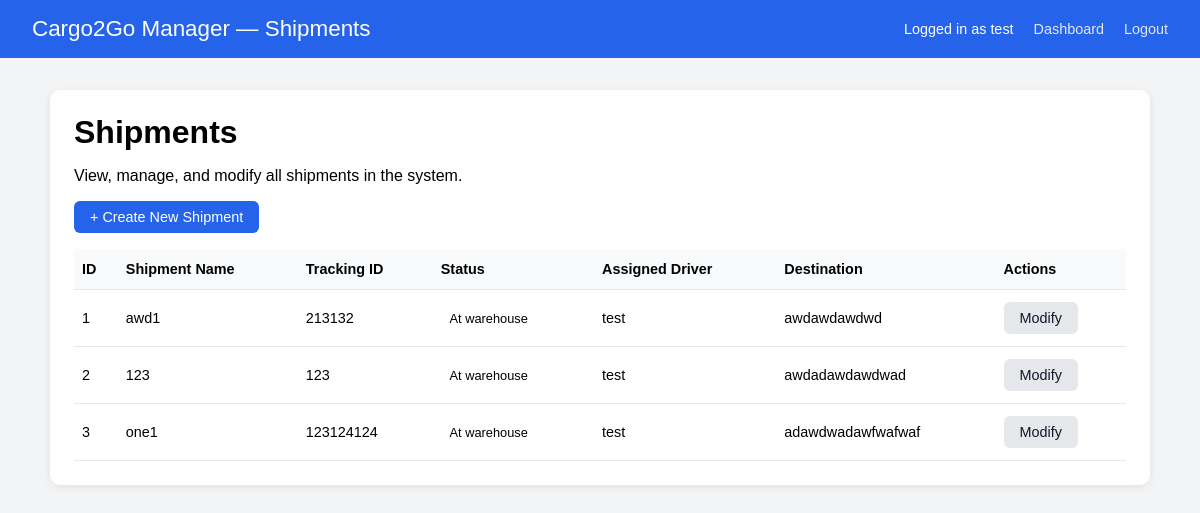
The page /manager/shipments/ (signed in) on the database as committed earlier.
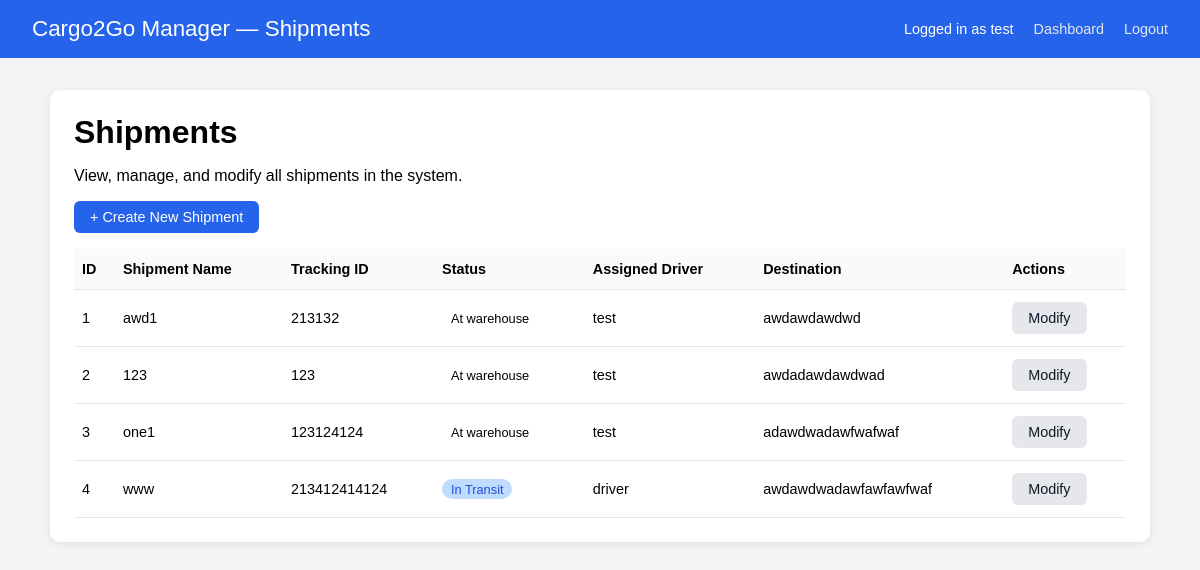
The same page on the database as committed later.
### shipments/models.py (models this page shows, shortened)
class Shipments(models.Model):
    shipment_name = models.CharField(max_length=50)
    Status_choices = [
        ('In_Transit', 'In Transit'),
        ('At_Warehouse', 'At warehouse'),
        ('Deliver', "Out for Delivery"),
        ('Delivered', "Delivered")
    ]
    status = models.CharField(choices=Status_choices, default="At_Warehouse", max_length=20)
    assigned_driver = models.ForeignKey(User, null=True, blank=True, on_delete=models.SET_NULL, related_name="assigned_shipments")
    customer = models.ForeignKey(User, null=True, blank=True, on_delete=models.SET_NULL, related_name="customer_shipments")
    tracking_id = models.CharField(max_length=20, unique=True, validators=[RegexValidator(regex=r"^[A-Z0-9-]+$", message="Tracking ID input invalid.")])
    destination = models.TextField()

### shipments/views.py (the view)
# urls.py: path("manager/shipments/", shipment_views.manager_shipment_list, name = "manager_shipments"),
@login_required
@group_required("Manager", "Admin")
def manager_shipment_list(request):
    shipments = Shipments.objects.all()
    return render(request, "managerlist.html", {"shipments": shipments})

### templates/managerlist.html (shortened to what this page needs)
<!DOCTYPE html>
<html lang="en">
<head>
</head>
<body>
<header>
    <div>Cargo2Go Manager &mdash; Shipments</div>
    <div class="right">
        Logged in as {{ user.username }}
        <a href="{% url 'home' %}">Dashboard</a>
        <a href="{% url 'logout' %}">Logout</a>
    </div>
</header>
<div class="container">
    <div class="card">
        <h1>Shipments</h1>
        <p>View, manage, and modify all shipments in the system.</p>
        <div class="actions">
            <a href="{% url 'manager_shipment_create' %}" class="btn btn-primary">
                + Create New Shipment
            </a>
        </div>
        {% if shipments %}
            <table>
                <thead>
                    <tr>
                        <th>ID</th>
                        <th>Shipment Name</th>
                        <th>Tracking ID</th>
                        <th>Status</th>
                        <th>Assigned Driver</th>
                        <th>Destination</th>
                        <th>Actions</th>
                    </tr>
                </thead>
                <tbody>
                    {% for shipment in shipments %}
                        <tr>
                            <td>{{ shipment.id }}</td>
                            <td>{{ shipment.shipment_name }}</td>
                            <td>{{ shipment.tracking_id }}</td>
                            <td>
                                <span class="status-pill status-{{ shipment.status }}">
                                    {{ shipment.get_status_display }}
                                </span>
                            </td>
                            <td>{{ shipment.assigned_driver }}</td>
                            <td>{{ shipment.destination }}</td>
                            <td>
                                <a href="{% url 'manager_modify' shipment.id %}"
                                   class="btn btn-secondary">Modify</a>
                            </td>
                        </tr>
                    {% endfor %}
                </tbody>
            </table>
        {% else %}
            <p>No shipments found yet. Click "Create New Shipment" to add one.</p>
        {% endif %}
    </div>
</div>
</body>
</html>

### templates/managerlist.html (style rules this page uses)
body { margin: 0; background: #f3f4f6; font-family: Arial, sans-serif; }
header { background: #2563eb; color: white; padding: 1rem 2rem; font-size: 1.4rem; display: flex; justify-content: space-between; align-items: center; }
header .right { font-size: 0.9rem; }
header a { color: #e5e7eb; text-decoration: none; margin-left: 1rem; }
.container { padding: 2rem; max-width: 1100px; margin: 0 auto; }
.card { background: white; padding: 1.5rem; margin-bottom: 1.5rem; border-radius: 10px; box-shadow: 0 2px 8px rgba(0,0,0,0.08); }
h1 { margin: 0 0 0.5rem; }
.actions { margin-bottom: 1rem; }
.btn { display: inline-block; padding: 0.5rem 1rem; border-radius: 6px; text-decoration: none; font-size: 0.9rem; border: none; cursor: pointer; }
.btn-primary { background: #2563eb; color: white; }
.btn-secondary { background: #e5e7eb; color: #111827; }
table { width: 100%; border-collapse: collapse; margin-top: 0.5rem; }
th, td { padding: 0.75rem 0.5rem; border-bottom: 1px solid #e5e7eb; text-align: left; font-size: 0.9rem; }
th { background: #f9fafb; font-weight: 600; }
.status-pill { display: inline-block; padding: 0.15rem 0.55rem; border-radius: 999px; font-size: 0.8rem; }
.status-In_Transit { background: #bfdbfe; color: #1d4ed8; }

Rows that differ between the two databases and show on the page:
added Shipments: id "4", shipment_name "www", tracking_id "213412414124", status "In Transit", assigned_driver "driver", destination "awdawdwadawfawfawfwaf"
